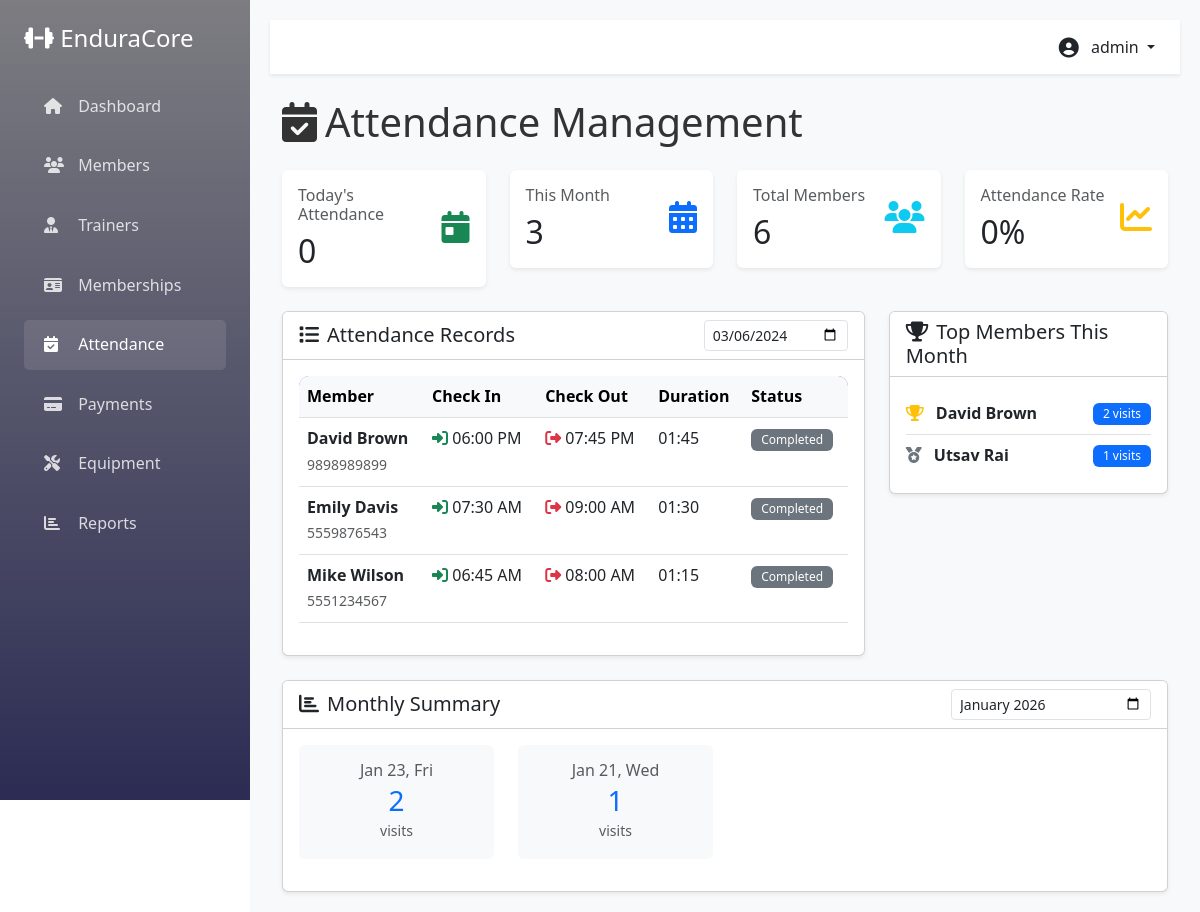
The app's page /admin/attendance.php?date=2024-03-06 (signed in) with its own data.
### tables this page shows
CREATE TABLE `attendance` (
  `attendance_id` int(11) NOT NULL,
  `member_id` int(11) DEFAULT NULL,
  `attendance_date` date DEFAULT NULL,
  `check_in` time DEFAULT NULL,
  `check_out` time DEFAULT NULL
);

CREATE TABLE `member` (
  `member_id` int(11) NOT NULL,
  `account_id` int(11) DEFAULT NULL,
  `member_name` varchar(100) NOT NULL,
  `age` int(11) DEFAULT NULL,
  `gender` enum('Male','Female','Other') DEFAULT NULL,
  `phone` varchar(20) DEFAULT NULL,
  `email` varchar(100) DEFAULT NULL,
  `join_date` date DEFAULT NULL
);

### admin/attendance.php (the view, shortened to what the rows shown need)
<?php
require_once '../config/db_config.php';
$filter_date = isset($_GET['date']) ? $_GET['date'] : date('Y-m-d');
$today_attendance = $conn->query("SELECT COUNT(*) as count FROM ATTENDANCE WHERE DATE(attendance_date) = CURDATE()")->fetch_assoc()['count'];
$month_attendance = $conn->query("SELECT COUNT(*) as count FROM ATTENDANCE WHERE MONTH(attendance_date) = MONTH(CURDATE()) AND YEAR(attendance_date) = YEAR(CURDATE())")->fetch_assoc()['count'];
$total_members = $conn->query("SELECT COUNT(*) as count FROM MEMBER")->fetch_assoc()['count'];
$attendance_rate = $total_members > 0 ? round(($today_attendance / $total_members) * 100) : 0;
$attendance_query = "SELECT a.*, m.member_name, m.phone
                     FROM ATTENDANCE a
                     JOIN MEMBER m ON a.member_id = m.member_id
                     WHERE DATE(a.attendance_date) = ?
                     ORDER BY a.check_in DESC";
$stmt = $conn->prepare($attendance_query);
$stmt->bind_param("s", $filter_date);
$stmt->execute();
$attendance_records = $stmt->get_result();
?>
<!DOCTYPE html>
<html lang="en">
<head>
    <link href="https://cdn.jsdelivr.net/npm/bootstrap@5.3.0/dist/css/bootstrap.min.css" rel="stylesheet">
    <link rel="stylesheet" href="https://cdnjs.cloudflare.com/ajax/libs/font-awesome/6.4.0/css/all.min.css">
    <link rel="stylesheet" href="../css/style.css">
</head>
<body>
    <div class="d-flex">
        <div class="main-content flex-grow-1">
            <div class="container-fluid">
                <h1 class="mb-4"><i class="fas fa-calendar-check me-2"></i>Attendance Management</h1>
                <div class="row mb-4">
                    <div class="col-md-3">
                        <div class="card stat-card border-0 shadow-sm">
                            <div class="card-body">
                                <div class="d-flex justify-content-between align-items-center">
                                    <div>
                                        <h2 class="mb-0"><?php echo $today_attendance; ?></h2>
                                    </div>
                                </div>
                            </div>
                        </div>
                    </div>
                    <div class="col-md-3">
                        <div class="card stat-card border-0 shadow-sm">
                            <div class="card-body">
                                <div class="d-flex justify-content-between align-items-center">
                                    <div>
                                        <h2 class="mb-0"><?php echo $month_attendance; ?></h2>
                                    </div>
                                </div>
                            </div>
                        </div>
                    </div>
                    <div class="col-md-3">
                        <div class="card stat-card border-0 shadow-sm">
                            <div class="card-body">
                                <div class="d-flex justify-content-between align-items-center">
                                    <div>
                                        <h2 class="mb-0"><?php echo $total_members; ?></h2>
                                    </div>
                                </div>
                            </div>
                        </div>
                    </div>
                    <div class="col-md-3">
                        <div class="card stat-card border-0 shadow-sm">
                            <div class="card-body">
                                <div class="d-flex justify-content-between align-items-center">
                                    <div>
                                        <h2 class="mb-0"><?php echo $attendance_rate; ?>%</h2>
                                    </div>
                                </div>
                            </div>
                        </div>
                    </div>
                </div>
                <div class="row">
                    <div class="col-md-8 mb-4">
                        <div class="card shadow-sm">
                            <div class="card-body">
                                <?php if ($attendance_records->num_rows > 0): ?>
                                    <div class="table-responsive">
                                        <table class="table table-hover">
                                            <thead class="table-light">
                                                <tr>
                                                    <th>Member</th>
                                                    <th>Check In</th>
                                                    <th>Check Out</th>
                                                    <th>Duration</th>
                                                    <th>Status</th>
                                                </tr>
                                            </thead>
                                            <tbody>
                                                <?php while ($record = $attendance_records->fetch_assoc()):
                                                    $duration = 'In Progress';
                                                    if ($record['check_out']) {
                                                        $check_in = new DateTime($record['check_in']);
                                                        $check_out = new DateTime($record['check_out']);
                                                        $diff = $check_in->diff($check_out);
                                                        $duration = $diff->format('%H:%I');
                                                    }
                                                ?>
                                                    <tr>
                                                        <td>
                                                            <strong><?php echo htmlspecialchars($record['member_name']); ?></strong><br>
                                                            <small class="text-muted"><?php echo $record['phone']; ?></small>
                                                        </td>
                                                        <td>
                                                            <i class="fas fa-sign-in-alt text-success"></i>
                                                            <?php echo date('h:i A', strtotime($record['check_in'])); ?>
                                                        </td>
                                                        <td>
                                                            <?php if ($record['check_out']): ?>
                                                                <i class="fas fa-sign-out-alt text-danger"></i>
                                                                <?php echo date('h:i A', strtotime($record['check_out'])); ?>
                                                            <?php else: ?>
                                                                <span class="text-muted">-</span>
                                                            <?php endif; ?>
                                                        </td>
                                                        <td><?php echo $duration; ?></td>
                                                        <td>
                                                            <?php if ($record['check_out']): ?>
                                                                <span class="badge bg-secondary">Completed</span>
                                                            <?php else: ?>
                                                                <span class="badge bg-success">Active</span>
                                                            <?php endif; ?>
                                                        </td>
                                                    </tr>
                                                <?php endwhile; ?>
                                            </tbody>
                                        </table>
                                    </div>
                                <?php else: ?>
                                    <div class="alert alert-info text-center">
                                        <i class="fas fa-info-circle"></i> No attendance records for <?php echo date('M d, Y', strtotime($filter_date)); ?>
                                    </div>
                                <?php endif; ?>
                            </div>
                        </div>
                    </div>
                </div>
            </div>
        </div>
    </div>
</body>
</html>

### records on screen
attendance: member.member_name "David Brown", member.phone "9898989899", check_in "06:00 PM", check_out "07:45 PM", duration "01:45", shows "Completed"
attendance: member.member_name "Emily Davis", member.phone "5559876543", check_in "07:30 AM", check_out "09:00 AM", duration "01:30", shows "Completed"
attendance: member.member_name "Mike Wilson", member.phone "5551234567", check_in "06:45 AM", check_out "08:00 AM", duration "01:15", shows "Completed"

### other values on screen
$_SESSION['username'] "admin"
$today_attendance "0"
$month_attendance "3"
$total_members "6"
$attendance_rate "0"
$member['member_name'] "David Brown"
$member['visits'] "2"
$member['member_name'] "Utsav Rai"
$member['visits'] "1"
date('M d, D', strtotime($day['date'])) "Jan 23, Fri"
$day['count'] "2"
date('M d, D', strtotime($day['date'])) "Jan 21, Wed"
$day['count'] "1"
